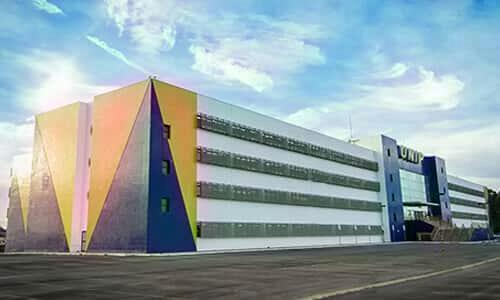
#> input picture _site/so/labs/lab5/unip.jpg, 500 x 300 px
$ python cores.py
#> lines starting #> are read from the running program, lines starting #| are printed output that depends on the picture
from PIL import Image
import urllib.request
import numpy as np

img = Image.open('unip.jpg')
#> img is the input picture: PIL image 500x300 RGB; mean R, G, B 145.2, 160.5, 164.1

w,h = img.size
#> w = 500; h = 300


img_yuv = img.convert('YCbCr')
#> img_yuv: PIL image 500x300 YCbCr; mean of channels 0, 1, 2 155.9, 132, 119.7

y, u, v = img_yuv.split()
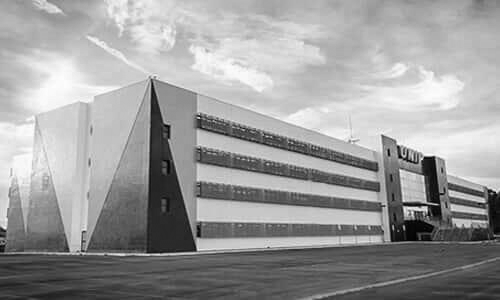
#> y: PIL image 500x300 L; min 0, max 254, mean 155.9
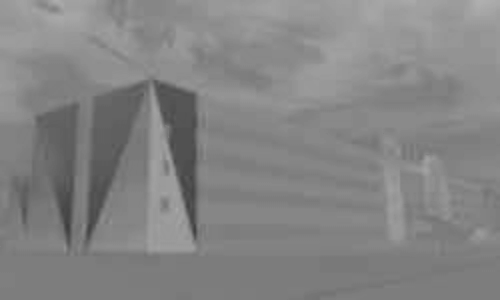
#> u: PIL image 500x300 L; min 61, max 176, mean 132
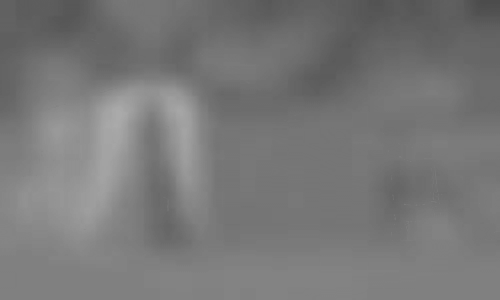
#> v: PIL image 500x300 L; min 76, max 170, mean 119.7
y2 = y.resize((int(w/16),int(h/16)))
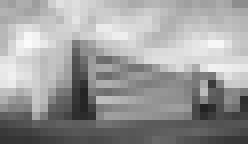
#> y2: PIL image 31x18 L (shown 8 times larger); min 34, max 251, mean 155.9
y2 = y2.resize((w,h))
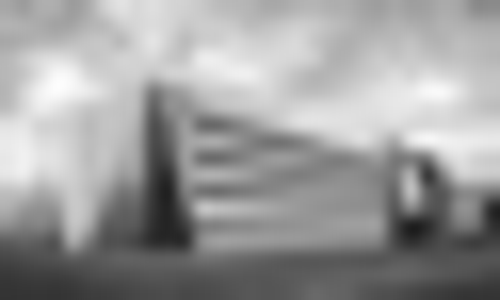
#> y2: PIL image 500x300 L; min 28, max 253, mean 155.9
u2 = u.resize((int(w/16),int(h/16)))
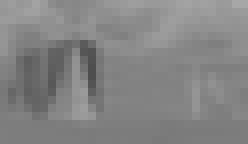
#> u2: PIL image 31x18 L (shown 8 times larger); min 78, max 167, mean 132
u2 = u2.resize((w,h))
#> u2: PIL image 500x300 L
v2 = v.resize((int(w/16),int(h/16)))
v2 = v2.resize((w,h))
#> v2: PIL image 500x300 L

img = Image.merge('YCbCr', (y2, u, v))
#> img: PIL image 500x300 YCbCr; mean of channels 0, 1, 2 155.9, 132, 119.7
img.save("unip2.jpg")

# [32 lines of commented-out code are left out]
